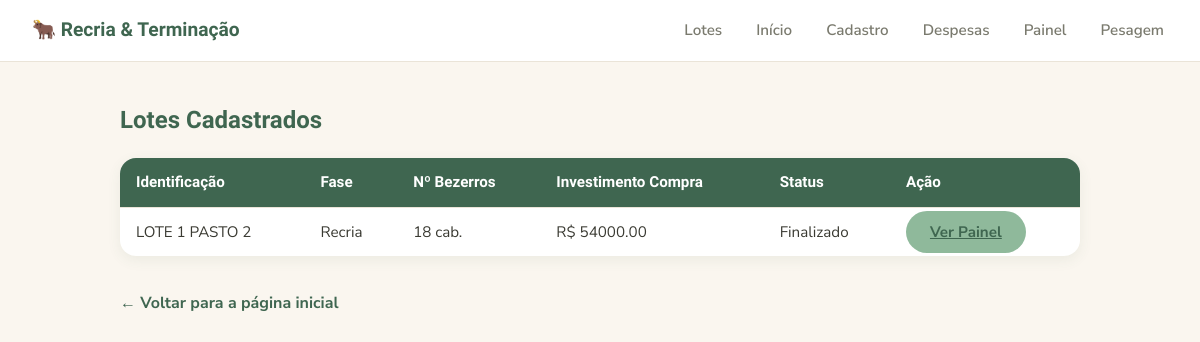
Page /lotes on the committed database.
### tables this page shows
CREATE TABLE lotes (
            id INTEGER PRIMARY KEY AUTOINCREMENT,
            identificacao TEXT NOT NULL,
            fase_atual TEXT NOT NULL,
            data_inicio TEXT NOT NULL,
            qtd_cabecas INTEGER DEFAULT 0,
            custo_bezerro_unitario REAL DEFAULT 0,
            custo_total_compra REAL DEFAULT 0,
            valor_venda_total REAL DEFAULT 0,
            total_arrobas_vendidas REAL DEFAULT 0,
            status TEXT DEFAULT 'Em Andamento'
        );

### app.py (the view)
@app.route('/lotes')
def lotes():
    conexao = conectar()
    lista_lotes = conexao.execute('SELECT * FROM lotes ORDER BY id DESC').fetchall()
    conexao.close()
    return render_template('lotes.html', lotes=lista_lotes)

### config_banco.py (called while the page is built)
def conectar():
    conexao = sqlite3.connect(CAMINHO_BANCO)
    conexao.row_factory = sqlite3.Row
    return conexao

### templates/lotes.html (shortened to what this page needs)
{% extends "base.html" %}
{% block conteudo %}
<h2>Lotes Cadastrados</h2>
<table>
    <thead>
        <tr>
            <th>Identificação</th>
            <th>Fase</th>
            <th>Nº Bezerros</th>
            <th>Investimento Compra</th>
            <th>Status</th>
            <th>Ação</th>
        </tr>
    </thead>
    <tbody>
        {% for lote in lotes %}
        <tr>
            <td>{{ lote.identificacao }}</td>
            <td>{{ lote.fase_atual }}</td>
            <td>{{ lote.qtd_cabecas or 0 }} cab.</td>
            <td>R$ {{ "%.2f"|format(lote.custo_total_compra or 0) }}</td>
            <td>{{ lote.status or 'Em Andamento' }}</td>
            <td><a class="botao" href="{{ url_for('painel', lote_id=lote.id) }}">Ver Painel</a></td>
        </tr>
        {% else %}
        <tr>
            <td colspan="6">Nenhum lote cadastrado ainda.</td>
        </tr>
        {% endfor %}
    </tbody>
</table>
<a class="voltar" href="{{ url_for('index') }}">← Voltar para a página inicial</a>
{% endblock %}

### static/style.css (style rules this page uses)
* { box-sizing: border-box; }
:root { --verde-salvia: #8FB99B; --verde-escuro: #3F6650; --creme: #FAF6EF; --branco: #FFFFFF; --terracota: #E8B4A0; --terracota-escuro: #A65D45; --texto: #3A3A32; --texto-suave: #7A7A6E; --borda: #EAE4D8; --raio: 16px; --raio-peq: 10px; --sombra: 0 4px 14px rgba(63, 102, 80, 0.08); }
body { font-family: 'Nunito Sans', Arial, sans-serif; background-color: var(--creme); margin: 0; color: var(--texto); line-height: 1.5; }
h1, h2, h3, h4 { font-family: 'Baloo 2', 'Nunito Sans', sans-serif; color: var(--verde-escuro); font-weight: 600; }
button, .botao { background-color: var(--verde-salvia); color: var(--verde-escuro); border: none; padding: 11px 24px; border-radius: 999px; font-size: 0.95rem; font-weight: 700; font-family: 'Nunito Sans', sans-serif; cursor: pointer; transition: background-color 0.15s ease, transform 0.1s ease; }
.voltar { display: inline-block; margin-top: 15px; color: var(--verde-escuro); text-decoration: none; font-weight: 700; }
table { width: 100%; border-collapse: separate; border-spacing: 0; margin: 20px 0; font-size: 0.95rem; background-color: var(--branco); border-radius: var(--raio); overflow: hidden; box-shadow: var(--sombra); }
th, td { padding: 13px 16px; text-align: left; border-bottom: 1px solid var(--borda); }
th { background-color: var(--verde-escuro); color: var(--branco); font-weight: 700; font-family: 'Baloo 2', sans-serif; }
tr:last-child td { border-bottom: none; }

### rows in the picture
lotes: identificacao "LOTE 1 PASTO 2", fase_atual "Recria", qtd_cabecas "18", custo_total_compra "54000.00", status "Finalizado"
